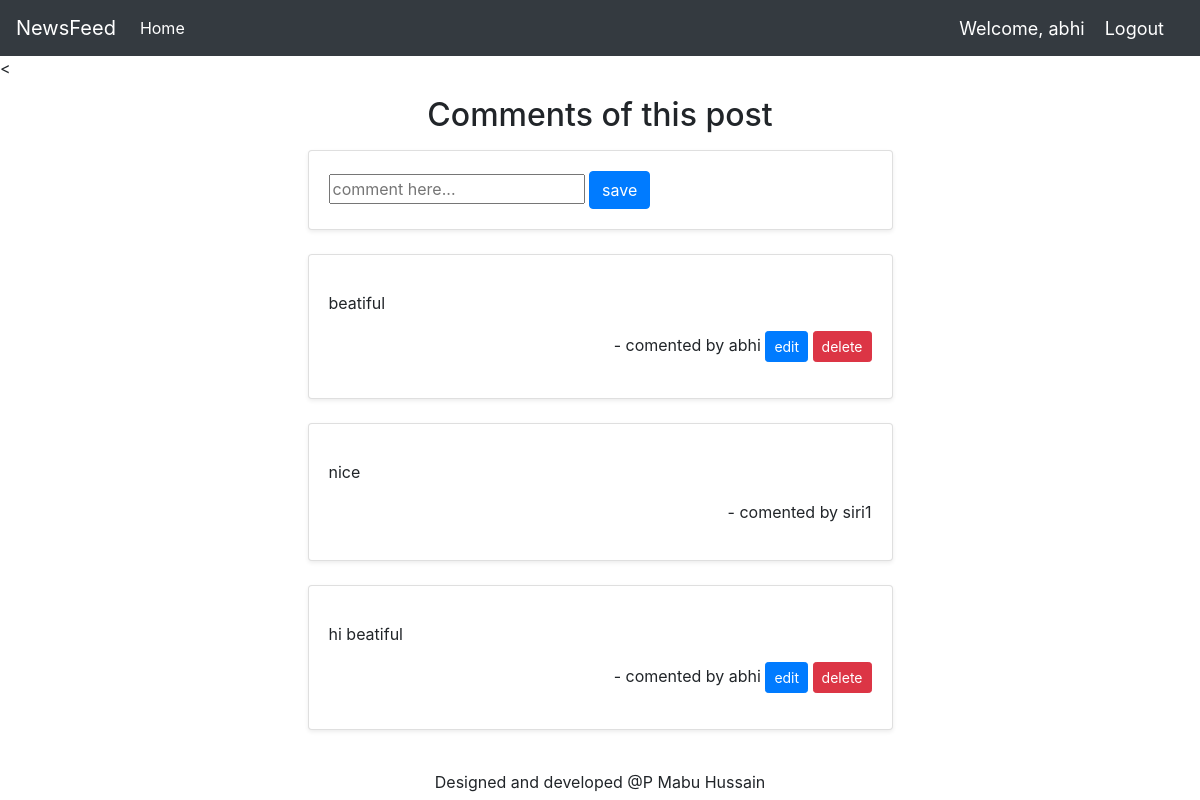
Page /commentpost/60 (signed in) on the committed database.
### msgfeedApp/models.py (models this page shows)
class Comment(models.Model):
    comment_id=models.CharField(max_length=500, null=True)
    username = models.CharField(max_length=500, null=True)
    comment = models.CharField(max_length=500, null=True)

### msgfeedApp/views.py (the view, shortened to what this page needs)
# urls.py: path('commentpost/<str:message_id>', views.commentpost, name="commentpost"),
@login_required(login_url='login')
def commentpost(request,message_id):
    form = MessageForm()
    user = request.user.username
    message_obj = Message.objects.get(id=message_id)
    comments = Comment.objects.all()
    print('message_obj$$$',message_obj.person, message_obj.id,message_id)
    context = {
    'comments':comments,
    'form':form,
    'message_id':message_id,
    'user': user
    }
    return render(request, 'msgfeedApp/comments.html', context)

### msgfeedApp/forms.py
class MessageForm(ModelForm):
    class Meta:
        model = Message
        fields = ['message', 'image']

### msgfeedApp/templates/msgfeedApp/comments.html (shortened to what this page needs)
{% extends 'msgfeedApp/home.html' %}
{% block content %}
<p style="text-align:center"> <h2 style="text-align:center">Comments of this post</h2></p> </p>
<form class="" action="" method="post" enctype="multipart/form-data"  autocomplete="off">
<div class="row" >
      <div class="col-md-3">
      </div>
      <div class="col-md-6">
        <div class="card mb-6 shadow-sm">
          <div class="card-body">
            <p class="card-text" > {{form.message}}   <input type="submit" name="" value="save" class = 'btn btn-primary '></p>
          </div>
        </div>
      </div>
      <div class="col-md-3">
      </div>
</div>
<br>
</form>
{% for item in comments reversed%}
{%if item.comment_id == message_id %}
  <div class="row" >
        <div class="col-md-3"> </div>
          <div class="col-md-6">
            <div class="card mb-6 shadow-sm">
              <div class="card-body">
                <p class="card-text" >
                <p>{{item.comment}} </p>
                <p style="text-align:right">- comented by {{item.username}}
                  {%if item.username == user %}
                  <a href="{% url 'editcomment' item.id%}"><button class="btn btn-primary btn-sm" type="button" name="button">edit</button></a>
                  <a href="{% url 'deletecomment' item.id%}"><button class="btn btn-danger btn-sm" type="button" name="button">delete</button></a>
                  {%endif%}
                  </p>
                </p>
              </div>
            </div>
          </div>
        <div class="col-md-3"></div>
  </div>
  <br>
  {%endif%}
  {%endfor%}
{% endblock %}

### msgfeedApp/templates/msgfeedApp/navbar.html (shortened to what this page needs)
<nav class="navbar navbar-expand-lg navbar-dark bg-dark">
  <a class="navbar-brand" href="#">NewsFeed</a>
  <div class="collapse navbar-collapse" id="navbarNav">
    <ul class="navbar-nav">
      <li class="nav-item active">
        <a class="nav-link" href="/feed">Home <span class="sr-only">(current)</span></a>
      </li>
  </div>
  <span class="hello-msg">Welcome, {{request.user}}  </span>
  <span><a class="hello-msg" href="{%url 'logout'%}">Logout</a></span>
</nav>
<<p></p>

### msgfeedApp/templates/msgfeedApp/navbar.html (style rules this page uses)
.hello-msg { font-size: 18px; color:#fff; margin-right:20px; }

### rows in the picture
Comment: comment "beatiful", username "abhi", shows "edit"
Comment: comment "nice", username "siri1"
Comment: comment "hi beatiful", username "abhi", shows "edit"

### other values in the picture
{{ request.user }} "abhi"
